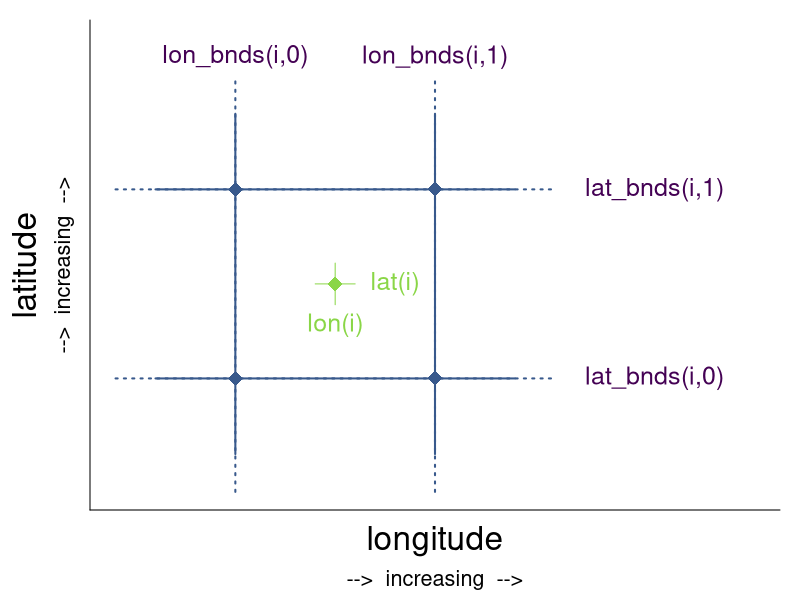

The R script that drew this image:
# define lat and lon
lon = 10:10
lat = 54:54

lon_bnds = (10:11) - 0.5
lat_bnds = (54:55) - 0.5

dlon_solid = 0.4
dlat_solid = 0.4
dlon_dot = 0.6
dlat_dot = 0.6
dlon_text1 = 0.3
dlat_text1 = 0.22
dlon_text2 = 1.1
dlat_text2 = 0.7
dlon_max = 2*dlon_text2 - dlon_dot
dlat_max = 2*dlat_text2 - dlat_dot

nlon = length(lon)
nlat = length(lat)


# colors
col_grid_draw = '#38598CFF'
col_grid_text = '#440154FF'
col_cell_draw = '#8AD647FF'
col_cell_text = '#8AD647FF'


# write plot to file
png('pics/case_1D.png', width = 7, height = 5.2, units='in', res = 300)
# pdf('pics/case_1D.pdf', width = 7, height = 5.2, paper='special')
par(mar = c(4.5, 4.5, 1, 1))


# create base plot
plot(c(lon[1], lon[nlon]), c(lat[1], lat[nlat]),
     xlab = ' ', ylab = '',
     xlim = c(lon_bnds[1] - dlon_dot, lon_bnds[nlon+1] + dlon_max),
     ylim = c(lat_bnds[1] - dlat_dot, lat_bnds[nlat+1] + dlat_max),
     xaxt = 'n', yaxt = 'n',
     bty = 'n', type = 'n')
axis(1, at = c(0, 360))
axis(2, at = c(0, 360))
mtext('longitude', 1, line = +1.2, cex = 2)
mtext('-->  increasing  -->', 1, line = +3, cex = 1.3)
mtext('latitude', 2, line = 2.5, cex = 2)
mtext('-->  increasing  -->', 2, line = 0.8, cex = 1.3)


# add grid ----
# vertical lines, dotted
lines(rep(lon_bnds, each = 3), rep(c(lat_bnds[1] - dlat_dot, lat_bnds[nlat+1] + dlat_dot, NA), times = nlon+1), col = col_grid_draw, lwd = 2, lty = 'dotted')
# horizontal lines, dotted
lines(rep(c(lon_bnds[1] - dlon_dot, lon_bnds[nlon+1] + dlon_dot, NA), times = nlat+1), rep(lat_bnds, each = 3), col = col_grid_draw, lwd = 2, lty = 'dotted')

# vertical lines, solid
lines(rep(lon_bnds, each = 3), rep(c(lat_bnds[1] - dlat_solid, lat_bnds[nlat+1] + dlat_solid, NA), times = nlon+1), col = col_grid_draw, lwd = 2)
# horizontal lines, solid
lines(rep(c(lon_bnds[1] - dlon_solid, lon_bnds[nlon+1] + dlon_solid, NA), times = nlat+1), rep(lat_bnds, each = 3), col = col_grid_draw, lwd = 2)

# dots on grid intersection
points(rep(lon_bnds, each = nlat+1), rep(lat_bnds, times = nlon  +1), pch = 18, cex = 2, col = col_grid_draw)

# lines through grid cell center
lines(c(lon[1], lon[1]), c(lat[1] - dlat_text1/2, lat[1] + dlat_text1/2), col = col_cell_draw)
lines(c(lon[1] - dlon_text1/3, lon[1] + dlon_text1/3), c(lat[1], lat[1]), col = col_cell_draw)

# dots in the grid cell center
points(rep(lon, each = nlat), rep(lat, times = nlon), pch = 18, cex = 2, col = col_cell_draw)


# add text ----
# bnds
text(lon_bnds[1], lat_bnds[nlat+1] + dlat_text2, 'lon_bnds(i,0)', col = col_grid_text, cex = 1.5)
text(lon_bnds[2], lat_bnds[nlat+1] + dlat_text2, 'lon_bnds(i,1)', col = col_grid_text, cex = 1.5)
text(lon_bnds[nlon+1] + dlon_text2, lat_bnds[1], 'lat_bnds(i,0)', col = col_grid_text, cex = 1.5)
text(lon_bnds[nlon+1] + dlon_text2, lat_bnds[2], 'lat_bnds(i,1)', col = col_grid_text, cex = 1.5)
# grid cell center
text(lon[1], lat[1] - dlat_text1, 'lon(i)', col = col_cell_text, cex = 1.5)
text(lon[1] + dlon_text1, lat[1], 'lat(i)', col = col_cell_text, cex = 1.5)


# close picture output device
dev.off()
